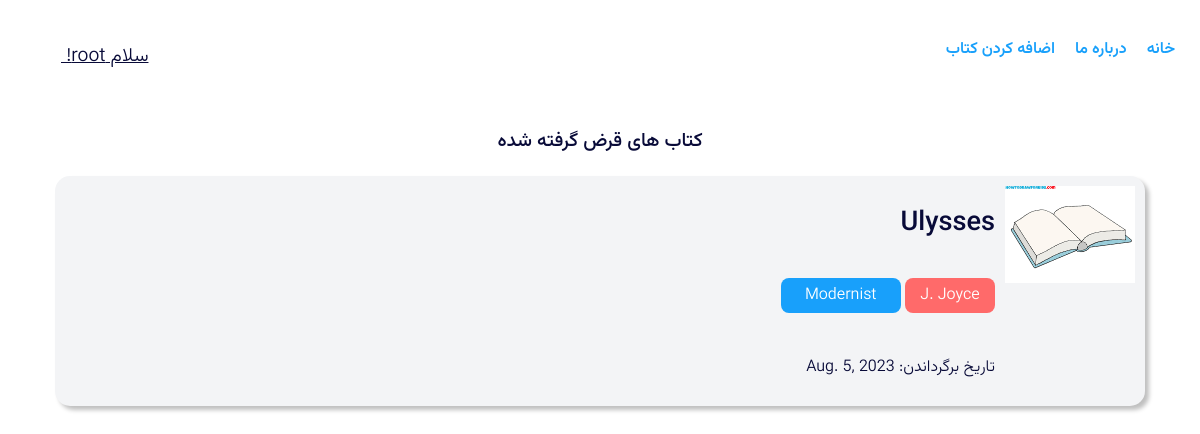
/book/all-instances/ (signed in), run on the app's committed database.
### book/models.py (models this page shows, shortened)
class BookInstance(models.Model):
    LOAN_STATUS = (
                    ('o', 'On Loan'),
                    ('a', 'Available'),
                   )
    TODAY = datetime.today()
    DUE_DATE = TODAY + timedelta(weeks = 1)
    id = models.UUIDField(primary_key = True,
                          default = uuid.uuid1,
                          help_text = 'Unique ID for this particular book across whole library')
    book = models.ForeignKey(Book,
                             on_delete = models.PROTECT,
                             null = False,
                             blank = False,)
    due_back = models.DateField(default = DUE_DATE,
                                null = False,
                                blank = False,
                                help_text = 'Default one week (7days).')
    borrower = models.ForeignKey(User,
                                 on_delete = models.PROTECT,
                                 null = False,
                                 blank = False,)
    status = models.CharField(max_length = 1,
                              choices = LOAN_STATUS,
                              default = 'o',
                              blank = False,
                              null = False)
    class Meta:
        ordering = ["due_back"]
        verbose_name = 'Book Instance'

class Book(models.Model):
    LOAN_STATUS = (
                    ('o', 'On Loan'),
                    ('a', 'Available'),
                   )
    name = models.CharField(max_length = 60,
                            null = False,
                            blank = False,)
    summry = models.TextField(max_length = 1000,
                              help_text = 'Enter a brief description of the book')
    genre = models.ManyToManyField(Genre,
                                   help_text = 'Select a genre for this book')
    author = models.ForeignKey('Author',
                               on_delete = models.PROTECT,
                               null = False,)
    status = models.CharField(max_length = 1,
                              choices = LOAN_STATUS,
                              default = 'a',
                              blank = False,
                              null = False)
    bookImage = models.ImageField(upload_to = 'bookImage/',
                                    null = True,
                                    blank = True)
    def __str__(self):
        return self.name

class Author(models.Model):
    first_name = models.CharField(max_length = 60,
                                  null = False,
                                  blank = False,)
    last_name = models.CharField(max_length = 60,
                                 null = False,
                                 blank = False,)

class Genre(models.Model):
    title = models.CharField(max_length = 60,
                             help_text = 'Enter a book genre (e.g. Science Fiction, French poetry etc.)')
    def __str__(self):
        return self.title

### book/views.py (the view)
# urls.py: path('all-instances/', views.showBookInstance, name = 'allInstances'),
@login_required
def showBookInstance(request):
    today = date.today()
    time = 23
    bookInstances = BookInstance.objects.filter(borrower = request.user)
    for instance in bookInstances:
        if instance.due_back <= today and time <= datetime.now().hour:
            instance.delete()
            book = Book.objects.get(id=instance.book.id)
            messages.success(request,  f'{instance.book} book was deleted due to timeout.', 'warning')
            book.status = 'a'
            book.save()
    context = {'bookInstances': bookInstances
                }
    return render(request, 'book/showBookInstance.html', context)

### templates/media/book/showBookInstance.html (shortened to what this page needs)
{% extends 'parents/main.html' %}
{% load static %}
{% block content %}
<main class="instans">
    <h3>کتاب های قرض گرفته شده</h3>
    <div class="instans-books">
        {% for bookInstance in bookInstances %}
        <div class="ins-book">
            <div class="ins-book-img">
                {% if bookInstance.book.bookImage %}
                    <img src="{{ bookInstance.book.bookImage.url }}" alt="" />
                {% else %}
                    <img src="{% static 'asets/img/book1.jpg' %}" alt="" />
                {% endif %}
            </div>
            <div class="ins-book-detail">
                <h4>{{ bookInstance.book }}</h4>
                <div class="ins-gen-aut">
                    <span class="ins-aut">{{ bookInstance.book.author.first_name|first }}. {{ bookInstance.book.author.last_name }}</span>
                    <span class="ins-gen">{{ bookInstance.book.genre.first }}</span>
                </div>
                <div class="instans-return">
                    <span class="instans-return-text"
                        >تاریخ برگرداندن:
                    </span>
                    <span class="instans-return-date">{{ bookInstance.due_back }}</span>
                </div>
            </div>
        </div>
        {% endfor %}
    </div>
</main>
{% endblock %}

### templates/media/partials/navigations.html (shortened to what this page needs)
{% load static %}
      <nav>
         <div class="nav">
            <ul class="nav-ul">
               <li><a href="{% url 'book:home' %}">خانه</a></li>
               <li><a href="{% url 'book:about' %}">درباره ما</a></li>
               {% if request.user.is_authenticated and request.user.is_staff %}
                  <li><a href="{% url 'book:addBook' %}">اضافه کردن کتاب</a></li>
               {% endif %}
            </ul>
         </div>
      {% if not request.user.is_authenticated %}
         <div class="navBtns">
            <a href="{% url 'account:register' %}" class="sign-in">ثبت نام</a>
            <a href="{% url 'account:login' %}" class="login">ورود</a>
         </div>
      {% else %}
         <div class="profile-view">
            <a href="{% url 'account:profile' %}">
               سلام <span>{{ request.user.first_name }}</span>!
                  <span
                     ></span>
            </a>
         </div>
      {% endif %}
      </nav>

### templates/static/asets/style/main-style.css (style rules this page uses)
html, body, div, span, applet, object, iframe, h1, h2, h3, h4, h5, h6, p, blockquote, pre, a, abbr, acronym, address, big, cite, code, del, dfn, em, img, ins, kbd, q, s, samp, small, strike, strong, sub, sup, tt, var, b, u, i, center, dl, dt, dd, ol, ul, li, fieldset, form, label, legend, table, caption, tbody, tfoot, thead, tr, th, td, article, aside, canvas, details, embed, figure, figcaption, footer, header, hgroup, menu, nav, output, ruby, section, summary, time, mark, audio, video { margin: 0; padding: 0; border: 0; font-size: 100%; font: inherit; vertical-align: baseline; color: var(--primary-text); }
* { box-sizing: border-box; }
ol, ul { list-style: none; }
body { font-family: Vazirmatn300; width: 100vw; height: 100%; display: flex; flex-direction: column; justify-content: center; align-items: center; }
html { scale: smooth; }
nav { padding: 5px 10px; max-width: 1170px; width: 100%; margin: 20px 10px; display: flex; justify-content: space-between; align-items: center; font-size: 1.2rem; height: auto; }
nav .nav ul { display: flex; }
nav .nav ul li { margin-left: 20px; width: auto; height: auto; }
nav .nav ul li:last-child { margin-left: 0px; }
nav .nav ul li a { text-decoration: none; color: var(--primary-blue); transition: linear 0.2s; font-size: 1rem; font-family: Vazirmatn600; }
.profile-view { position: relative; }
.instans { max-width: 1170px; width: 100%; margin: 30px auto; }
.instans h3 { text-align: center; font-family: Vazirmatn500; font-size: 1.2rem; }
.instans-books { width: 100%; padding: 20px 40px; display: grid; grid-template-columns: repeat(auto-fit, minmax(400px, 1fr)); gap: 30px; }
.ins-book { display: flex; height: 230px; padding: 10px; border-radius: 15px; background-color: #f3f4f6; box-shadow: var(--shadow-product); }
.ins-book-img { width: 130px; margin-left: 10px; }
.ins-book-img > img { width: 100%; }
.ins-book-detail { display: flex; flex-direction: column; justify-content: space-around; }
.ins-book-detail h4 { font-size: 1.7rem; font-family: Vazirmatn500; }
.ins-aut { text-align: center; min-width: 90px; max-width: 120px; height: 35px; border-radius: 8px; background-color: var(--primary-red); color: #fff; display: inline-block; font-size: 1rem; line-height: 35px; overflow: hidden; }
.ins-gen { text-align: center; min-width: 90px; max-width: 120px; height: 35px; border-radius: 8px; background-color: var(--primary-blue); color: #fff; display: inline-block; font-size: 1rem; line-height: 35px; overflow: hidden; }

### templates/static/asets/style/var.css (style rules this page uses)
:root { --primary-blue : #18A0FB ; --primary-white :#fff ; --primary-gray:#ccc ; --primary-red : #FF6A6A; --primary-red-hover: #af4848; --primary-text : #080a38; --hover-blue : #3b82f6; --active-blue : #2563eb; --card-shadow-gradient : linear-gradient(359deg, rgba(0, 0, 0, 0.88) 2.56%, rgba(0, 0, 0, 0.04) 47.34%, rgba(217, 217, 217, 0.00) 100%); --shadow-header-filter: drop-shadow(8px 8px 15px rgba(0, 0, 0, 0.39)); --shadow-pro-box:0px 4px 4px 0px rgba(0, 0, 0, 0.25) inset, 0px 4px 4px 0px rgba(0, 0, 0, 0.25); --shadow-product:4px 4px 4px 0px rgba(0, 0, 0, 0.25); --border-blue:1px solid var(--primary-blue); }

### data on the page
BookInstance: book.bookImage (picture), book "Ulysses", book.author.first_name|first "J", book.author.last_name "Joyce", book.genre.first "Modernist…", due_back "Aug. 5, 2023"

### other printed values
{{ request.user.first_name }} "root"
